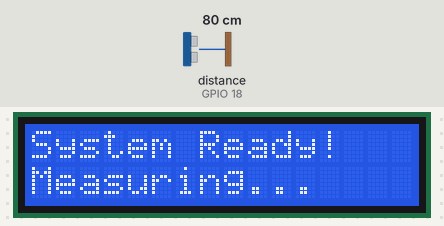
This sketch was run on a simulated ESP32. Shown: 16×2 character LCD. Wiring (inferred from the names in the program): ultrasonic range finder: trigger GPIO 5; echo GPIO 18. The inputs (shaded band) are chosen by the test bench; at power-on: distance to the obstacle (sensor on GPIO 18) 80 cm. The echo pulse lasts 58.3 µs per cm; what the sketch prints to the serial monitor is not drawn.

Above: at 2.2 s.
At 5.3 s:
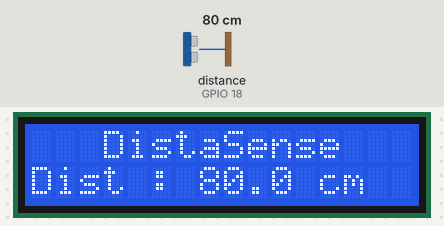
5.4 s: distance to the obstacle (sensor on GPIO 18) set to 2 cm
At 6.6 s:
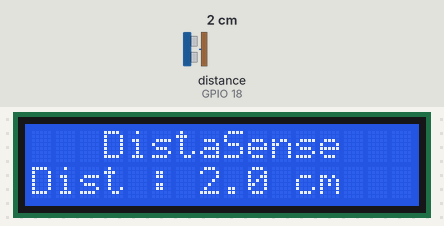
7.7 s: distance to the obstacle (sensor on GPIO 18) set to 4 cm
At 9.3 s:
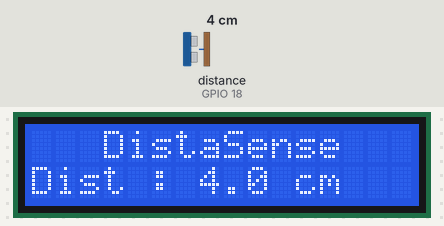
9.7 s: distance to the obstacle (sensor on GPIO 18) set to 9 cm
At 10.8 s:
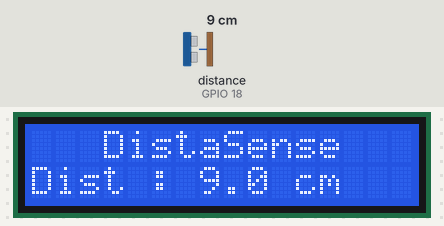
Timing chart, 0 to 12.7 s (numbered marks = the images above; inputs shaded):
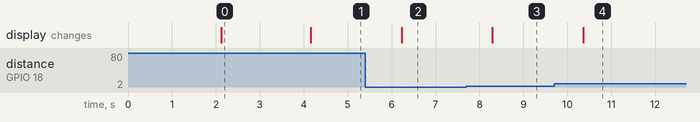

The sketch:

Distance_measurement.ino
```cpp
/*
  Project Name : DistaSense AI
  Module       : Digital Distance Meter
  Controller   : ESP32
  Sensor       : HC-SR04 Ultrasonic Sensor
  Display      : 16x2 I2C LCD
*/

#include <Wire.h>
#include <LiquidCrystal_I2C.h>

// Ultrasonic sensor pins
#define TRIG_PIN 5
#define ECHO_PIN 18

// Initialize LCD (I2C address: 0x27)
LiquidCrystal_I2C lcd(0x27, 16, 2);


void setup() {

  Serial.begin(115200);

  pinMode(TRIG_PIN, OUTPUT);
  pinMode(ECHO_PIN, INPUT);

  lcd.init();
  lcd.backlight();


  lcd.setCursor(0, 0);
  lcd.print("   DistaSense  ");

  lcd.setCursor(0, 1);
  lcd.print("  Digital Meter ");

  delay(2000);
  lcd.clear();

  lcd.setCursor(0, 0);
  lcd.print("System Ready!");

  lcd.setCursor(0, 1);
  lcd.print("Measuring...");

  delay(2000);
  lcd.clear();
}


// MAIN LOOP
void loop() {

  digitalWrite(TRIG_PIN, LOW);
  delayMicroseconds(2);

  digitalWrite(TRIG_PIN, HIGH);
  delayMicroseconds(10);
  digitalWrite(TRIG_PIN, LOW);

  // Read Echo pulse duration
  long duration = pulseIn(ECHO_PIN, HIGH, 30000);

  if (duration == 0) {

    lcd.setCursor(0, 0);
    lcd.print("No Echo Received");

    lcd.setCursor(0, 1);
    lcd.print("Check Object... ");

    Serial.println("No Echo Received!");

  }

  else {

    // Calculate distance in centimetres
    float distance = duration * 0.0343 / 2;

    // Display project name
    lcd.setCursor(0, 0);
    lcd.print("   DistaSense   ");

    // Display measured distance
    lcd.setCursor(0, 1);
    lcd.print("Dist : ");
    lcd.print(distance, 1);
    lcd.print(" cm    ");

    // Display readings on Serial Monitor
    Serial.print("Distance: ");
    Serial.print(distance, 1);
    Serial.println(" cm");

  }
  delay(1000);
}
```

Measured:
- after the input at 5.4 s, the display: changes after 0.83 s (image 2)
- after the input at 7.7 s, the display: changes after 0.60 s (image 3)
- after the input at 9.7 s, the display: changes after 0.66 s (image 4)
- what the display in image 0 shows lasts 2.1 s, from 2.1 s to 4.2 s
